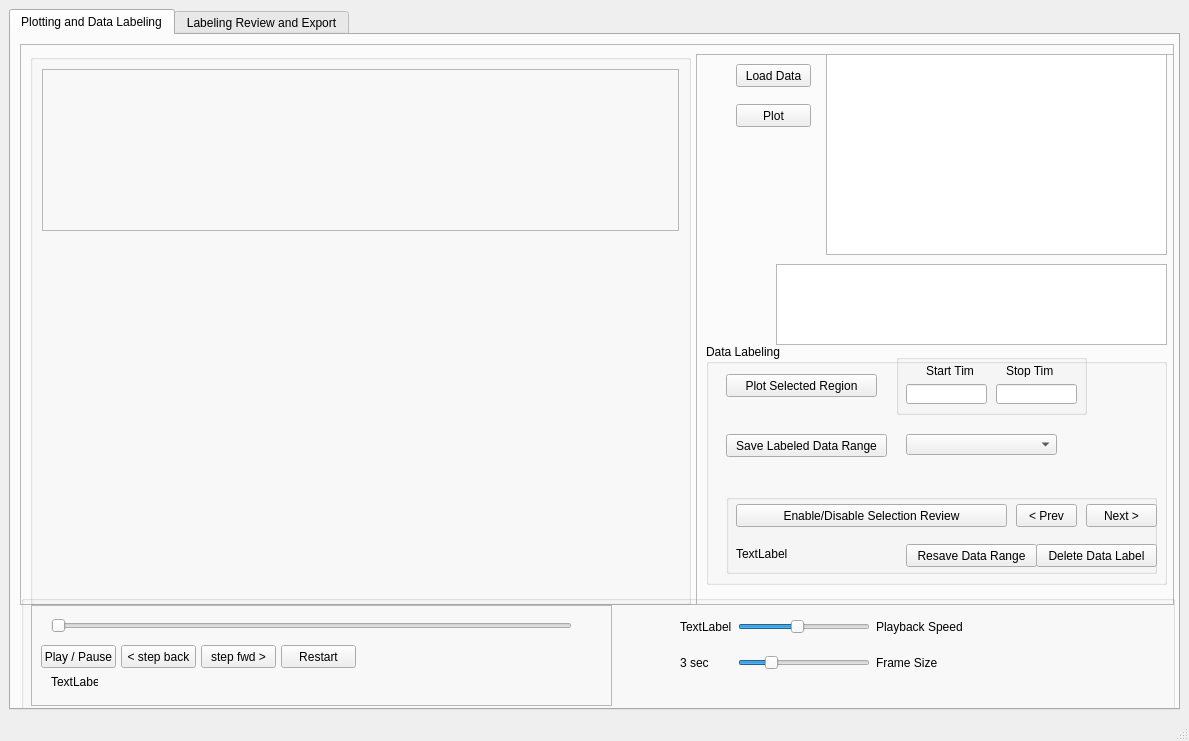
<?xml version="1.0" encoding="UTF-8"?>
<ui version="4.0">
 <class>MainWindow</class>
 <widget class="QMainWindow" name="MainWindow">
  <property name="geometry">
   <rect>
    <x>0</x>
    <y>0</y>
    <width>1189</width>
    <height>741</height>
   </rect>
  </property>
  <property name="windowTitle">
   <string>MainWindow</string>
  </property>
  <widget class="QWidget" name="centralwidget">
   <layout class="QVBoxLayout" name="verticalLayout">
    <item>
     <widget class="QTabWidget" name="tabWidget">
      <property name="currentIndex">
       <number>0</number>
      </property>
      <widget class="QWidget" name="tab_2">
       <attribute name="title">
        <string>Plotting and Data Labeling</string>
       </attribute>
       <widget class="QFrame" name="frame_4">
        <property name="geometry">
         <rect>
          <x>9</x>
          <y>9</y>
          <width>1154</width>
          <height>561</height>
         </rect>
        </property>
        <property name="frameShape">
         <enum>QFrame::StyledPanel</enum>
        </property>
        <property name="frameShadow">
         <enum>QFrame::Raised</enum>
        </property>
        <widget class="QGroupBox" name="groupBox">
         <property name="geometry">
          <rect>
           <x>10</x>
           <y>10</y>
           <width>661</width>
           <height>551</height>
          </rect>
         </property>
         <property name="title">
          <string/>
         </property>
         <layout class="QVBoxLayout" name="verticalLayout_2">
          <item>
           <widget class="QFrame" name="frame">
            <property name="frameShape">
             <enum>QFrame::StyledPanel</enum>
            </property>
            <property name="frameShadow">
             <enum>QFrame::Raised</enum>
            </property>
            <layout class="QHBoxLayout" name="horizontalLayout_2">
             <item>
              <widget class="PlotWidget" name="whole_plot" native="true">
               <property name="minimumSize">
                <size>
                 <width>420</width>
                 <height>0</height>
                </size>
               </property>
              </widget>
             </item>
             <item>
              <widget class="PlotWidget" name="histogram_plot" native="true"/>
             </item>
            </layout>
           </widget>
          </item>
          <item>
           <widget class="PlotWidget" name="crop_plot" native="true">
            <property name="minimumSize">
             <size>
              <width>600</width>
              <height>356</height>
             </size>
            </property>
           </widget>
          </item>
         </layout>
        </widget>
        <widget class="QFrame" name="frame_5">
         <property name="geometry">
          <rect>
           <x>676</x>
           <y>10</y>
           <width>481</width>
           <height>551</height>
          </rect>
         </property>
         <property name="frameShape">
          <enum>QFrame::StyledPanel</enum>
         </property>
         <property name="frameShadow">
          <enum>QFrame::Raised</enum>
         </property>
         <widget class="QGroupBox" name="groupBox_5">
          <property name="geometry">
           <rect>
            <x>10</x>
            <y>290</y>
            <width>461</width>
            <height>241</height>
           </rect>
          </property>
          <property name="title">
           <string>Data Labeling</string>
          </property>
          <widget class="QGroupBox" name="groupBox_4">
           <property name="geometry">
            <rect>
             <x>190</x>
             <y>10</y>
             <width>191</width>
             <height>61</height>
            </rect>
           </property>
           <property name="title">
            <string/>
           </property>
           <widget class="QLabel" name="label_5">
            <property name="geometry">
             <rect>
              <x>110</x>
              <y>10</y>
              <width>47</width>
              <height>13</height>
             </rect>
            </property>
            <property name="text">
             <string>Stop Time</string>
            </property>
           </widget>
           <widget class="QLineEdit" name="startTime_lineEdit">
            <property name="geometry">
             <rect>
              <x>10</x>
              <y>30</y>
              <width>81</width>
              <height>20</height>
             </rect>
            </property>
           </widget>
           <widget class="QLineEdit" name="stopTime_lineEdit">
            <property name="geometry">
             <rect>
              <x>100</x>
              <y>30</y>
              <width>81</width>
              <height>20</height>
             </rect>
            </property>
           </widget>
           <widget class="QLabel" name="label_3">
            <property name="geometry">
             <rect>
              <x>30</x>
              <y>10</y>
              <width>47</width>
              <height>13</height>
             </rect>
            </property>
            <property name="text">
             <string>Start Time</string>
            </property>
           </widget>
          </widget>
          <widget class="QComboBox" name="DataLabels_comboBox">
           <property name="geometry">
            <rect>
             <x>200</x>
             <y>90</y>
             <width>151</width>
             <height>21</height>
            </rect>
           </property>
          </widget>
          <widget class="QPushButton" name="selectedRegionPlot_pushButton">
           <property name="geometry">
            <rect>
             <x>20</x>
             <y>30</y>
             <width>151</width>
             <height>23</height>
            </rect>
           </property>
           <property name="text">
            <string>Plot Selected Region</string>
           </property>
          </widget>
          <widget class="QPushButton" name="labelDataRange_pushButton">
           <property name="geometry">
            <rect>
             <x>20</x>
             <y>90</y>
             <width>161</width>
             <height>23</height>
            </rect>
           </property>
           <property name="text">
            <string>Save Labeled Data Range</string>
           </property>
          </widget>
          <widget class="QGroupBox" name="groupBox_2">
           <property name="geometry">
            <rect>
             <x>20</x>
             <y>150</y>
             <width>431</width>
             <height>80</height>
            </rect>
           </property>
           <property name="title">
            <string/>
           </property>
           <widget class="QPushButton" name="nextLabeledSelection_pushButton">
            <property name="geometry">
             <rect>
              <x>360</x>
              <y>10</y>
              <width>71</width>
              <height>23</height>
             </rect>
            </property>
            <property name="text">
             <string>Next &gt;</string>
            </property>
           </widget>
           <widget class="QPushButton" name="previousLabeledSelection_pushButton">
            <property name="geometry">
             <rect>
              <x>290</x>
              <y>10</y>
              <width>61</width>
              <height>23</height>
             </rect>
            </property>
            <property name="text">
             <string>&lt; Prev</string>
            </property>
           </widget>
           <widget class="QLabel" name="selection_review_label">
            <property name="geometry">
             <rect>
              <x>10</x>
              <y>50</y>
              <width>161</width>
              <height>20</height>
             </rect>
            </property>
            <property name="text">
             <string>TextLabel</string>
            </property>
           </widget>
           <widget class="QPushButton" name="resaveLabeledRegion_pushButton">
            <property name="geometry">
             <rect>
              <x>180</x>
              <y>50</y>
              <width>131</width>
              <height>23</height>
             </rect>
            </property>
            <property name="text">
             <string>Resave Data Range</string>
            </property>
           </widget>
           <widget class="QPushButton" name="deleteLabeledRegion_pushButton">
            <property name="geometry">
             <rect>
              <x>310</x>
              <y>50</y>
              <width>121</width>
              <height>23</height>
             </rect>
            </property>
            <property name="text">
             <string>Delete Data Label</string>
            </property>
           </widget>
           <widget class="QPushButton" name="reviewLabeledSelection_pushButton">
            <property name="geometry">
             <rect>
              <x>10</x>
              <y>10</y>
              <width>271</width>
              <height>23</height>
             </rect>
            </property>
            <property name="text">
             <string>Enable/Disable Selection Review</string>
            </property>
           </widget>
          </widget>
         </widget>
         <widget class="QListWidget" name="filenames_listWidget">
          <property name="geometry">
           <rect>
            <x>130</x>
            <y>0</y>
            <width>341</width>
            <height>201</height>
           </rect>
          </property>
         </widget>
         <widget class="QPushButton" name="plotButton">
          <property name="geometry">
           <rect>
            <x>40</x>
            <y>50</y>
            <width>75</width>
            <height>23</height>
           </rect>
          </property>
          <property name="text">
           <string>Plot</string>
          </property>
         </widget>
         <widget class="QTextEdit" name="textEdit">
          <property name="geometry">
           <rect>
            <x>80</x>
            <y>210</y>
            <width>391</width>
            <height>81</height>
           </rect>
          </property>
         </widget>
         <widget class="QPushButton" name="loadDataButton">
          <property name="geometry">
           <rect>
            <x>40</x>
            <y>10</y>
            <width>75</width>
            <height>23</height>
           </rect>
          </property>
          <property name="text">
           <string>Load Data</string>
          </property>
         </widget>
        </widget>
       </widget>
       <widget class="QGroupBox" name="groupBox_6">
        <property name="geometry">
         <rect>
          <x>10</x>
          <y>560</y>
          <width>1154</width>
          <height>115</height>
         </rect>
        </property>
        <property name="maximumSize">
         <size>
          <width>16777215</width>
          <height>115</height>
         </size>
        </property>
        <property name="title">
         <string/>
        </property>
        <widget class="QFrame" name="frame_2">
         <property name="geometry">
          <rect>
           <x>10</x>
           <y>10</y>
           <width>581</width>
           <height>101</height>
          </rect>
         </property>
         <property name="frameShape">
          <enum>QFrame::StyledPanel</enum>
         </property>
         <property name="frameShadow">
          <enum>QFrame::Raised</enum>
         </property>
         <widget class="QPushButton" name="stepBackButton">
          <property name="geometry">
           <rect>
            <x>90</x>
            <y>40</y>
            <width>75</width>
            <height>23</height>
           </rect>
          </property>
          <property name="text">
           <string>&lt; step back</string>
          </property>
         </widget>
         <widget class="QPushButton" name="playPauseButton">
          <property name="geometry">
           <rect>
            <x>10</x>
            <y>40</y>
            <width>75</width>
            <height>23</height>
           </rect>
          </property>
          <property name="text">
           <string>Play / Pause</string>
          </property>
         </widget>
         <widget class="QPushButton" name="stepFwdButton">
          <property name="geometry">
           <rect>
            <x>170</x>
            <y>40</y>
            <width>75</width>
            <height>23</height>
           </rect>
          </property>
          <property name="text">
           <string>step fwd &gt;</string>
          </property>
         </widget>
         <widget class="QPushButton" name="restartPlayButton">
          <property name="geometry">
           <rect>
            <x>250</x>
            <y>40</y>
            <width>75</width>
            <height>23</height>
           </rect>
          </property>
          <property name="text">
           <string>Restart</string>
          </property>
         </widget>
         <widget class="QLabel" name="frameNumber_label">
          <property name="geometry">
           <rect>
            <x>20</x>
            <y>70</y>
            <width>47</width>
            <height>13</height>
           </rect>
          </property>
          <property name="text">
           <string>TextLabel</string>
          </property>
         </widget>
         <widget class="QSlider" name="playbackPositionSlider">
          <property name="geometry">
           <rect>
            <x>20</x>
            <y>10</y>
            <width>521</width>
            <height>22</height>
           </rect>
          </property>
          <property name="minimum">
           <number>1</number>
          </property>
          <property name="orientation">
           <enum>Qt::Horizontal</enum>
          </property>
         </widget>
        </widget>
        <widget class="QFrame" name="frameTime_label">
         <property name="geometry">
          <rect>
           <x>650</x>
           <y>0</y>
           <width>301</width>
           <height>101</height>
          </rect>
         </property>
         <layout class="QGridLayout" name="gridLayout">
          <item row="1" column="0">
           <widget class="QLabel" name="frameSize_label">
            <property name="text">
             <string>3 sec</string>
            </property>
           </widget>
          </item>
          <item row="0" column="2">
           <widget class="QLabel" name="label">
            <property name="text">
             <string>Playback Speed</string>
            </property>
           </widget>
          </item>
          <item row="0" column="1">
           <widget class="QSlider" name="playbackSpeedSlider">
            <property name="minimum">
             <number>1</number>
            </property>
            <property name="maximum">
             <number>10</number>
            </property>
            <property name="pageStep">
             <number>1</number>
            </property>
            <property name="value">
             <number>5</number>
            </property>
            <property name="orientation">
             <enum>Qt::Horizontal</enum>
            </property>
           </widget>
          </item>
          <item row="0" column="0">
           <widget class="QLabel" name="playbackspeed_label">
            <property name="text">
             <string>TextLabel</string>
            </property>
           </widget>
          </item>
          <item row="1" column="2">
           <widget class="QLabel" name="label_2">
            <property name="text">
             <string>Frame Size</string>
            </property>
           </widget>
          </item>
          <item row="1" column="1">
           <widget class="QSlider" name="frameSizeSlider">
            <property name="minimum">
             <number>1</number>
            </property>
            <property name="maximum">
             <number>10</number>
            </property>
            <property name="pageStep">
             <number>1</number>
            </property>
            <property name="value">
             <number>3</number>
            </property>
            <property name="orientation">
             <enum>Qt::Horizontal</enum>
            </property>
           </widget>
          </item>
         </layout>
        </widget>
       </widget>
      </widget>
      <widget class="QWidget" name="tab_3">
       <attribute name="title">
        <string>Labeling Review and Export</string>
       </attribute>
       <widget class="QTreeWidget" name="treeWidget">
        <property name="geometry">
         <rect>
          <x>1015</x>
          <y>280</y>
          <width>101</width>
          <height>192</height>
         </rect>
        </property>
        <column>
         <property name="text">
          <string notr="true">1</string>
         </property>
        </column>
       </widget>
       <widget class="QTableWidget" name="selectionsDF_tableWidget">
        <property name="geometry">
         <rect>
          <x>10</x>
          <y>430</y>
          <width>971</width>
          <height>291</height>
         </rect>
        </property>
        <column>
         <property name="text">
          <string>Data Classification</string>
         </property>
        </column>
        <column>
         <property name="text">
          <string>Start Index</string>
         </property>
        </column>
        <column>
         <property name="text">
          <string>New Column</string>
         </property>
        </column>
        <column>
         <property name="text">
          <string>Stop Index</string>
         </property>
        </column>
        <column>
         <property name="text">
          <string>Stop Time</string>
         </property>
        </column>
       </widget>
       <widget class="PlotWidget" name="labeledWholePlot" native="true">
        <property name="geometry">
         <rect>
          <x>10</x>
          <y>10</y>
          <width>971</width>
          <height>401</height>
         </rect>
        </property>
       </widget>
       <widget class="QGroupBox" name="groupBox_3">
        <property name="geometry">
         <rect>
          <x>990</x>
          <y>50</y>
          <width>151</width>
          <height>80</height>
         </rect>
        </property>
        <property name="title">
         <string/>
        </property>
        <widget class="QRadioButton" name="saveTimeStamsOnly_radioButton">
         <property name="geometry">
          <rect>
           <x>10</x>
           <y>40</y>
           <width>131</width>
           <height>17</height>
          </rect>
         </property>
         <property name="text">
          <string>Save timestamps only</string>
         </property>
         <property name="checked">
          <bool>true</bool>
         </property>
        </widget>
        <widget class="QRadioButton" name="saveCroppedData_radioButton">
         <property name="geometry">
          <rect>
           <x>10</x>
           <y>10</y>
           <width>121</width>
           <height>17</height>
          </rect>
         </property>
         <property name="text">
          <string>Save cropped  data</string>
         </property>
        </widget>
       </widget>
       <widget class="QPushButton" name="exportLabels_pushButton">
        <property name="geometry">
         <rect>
          <x>1004</x>
          <y>160</y>
          <width>121</width>
          <height>23</height>
         </rect>
        </property>
        <property name="text">
         <string>Export Labels</string>
        </property>
       </widget>
      </widget>
     </widget>
    </item>
   </layout>
  </widget>
  <widget class="QMenuBar" name="menubar">
   <property name="geometry">
    <rect>
     <x>0</x>
     <y>0</y>
     <width>1189</width>
     <height>21</height>
    </rect>
   </property>
  </widget>
  <widget class="QStatusBar" name="statusbar"/>
 </widget>
 <customwidgets>
  <customwidget>
   <class>PlotWidget</class>
   <extends>QWidget</extends>
   <header>pyqtgraph</header>
   <container>1</container>
  </customwidget>
 </customwidgets>
 <resources/>
 <connections/>
 <buttongroups>
  <buttongroup name="buttonGroup"/>
 </buttongroups>
</ui>
